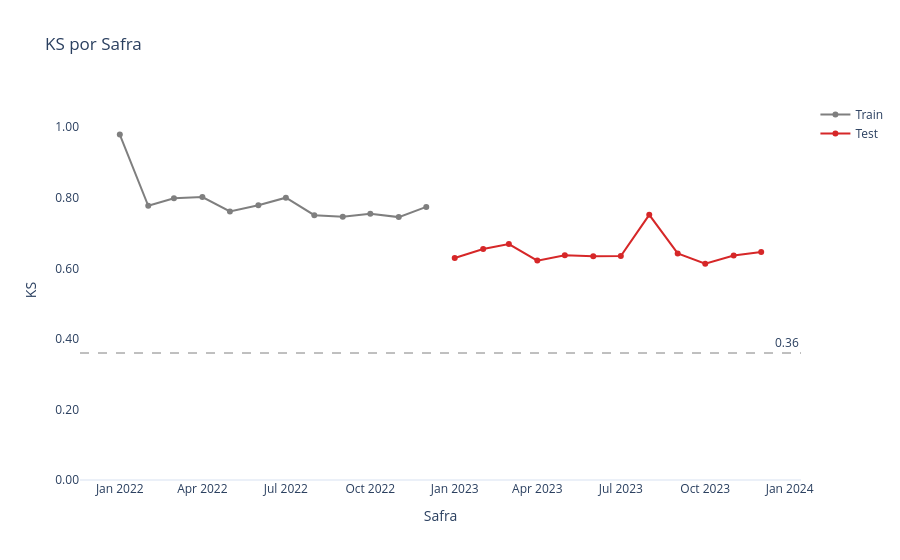

Notebook code cell kept with this figure:
### Markdown cell above
### KS

### Code cell
evaluator.plot_ks(
    title='KS por Safra',
    limite = 0.36
)

### Figure 1 — Plotly figure (JSON) as saved in the notebook; plotly's stock layout.template omitted (floating-point values rounded to 4 significant figures)
{"data": [{"customdata": [["202201", 1000], ["202202", 500], ["202203", 500], ["202204", 500], ["202205", 2000], ["202206", 1000], ["202207", 500], ["202208", 2000], ["202209", 2000], ["202210", 2000], ["202211", 1000], ["202212", 500]], "hovertemplate": "Safra: %{customdata[0]}<br>KS: %{y:.4f}<br>Volume: %{customdata[1]:,}", "line": {"color": "#7f7f7f"}, "marker": {"color": "#7f7f7f"}, "mode": "lines+markers", "name": "Train", "type": "scatter", "x": ["2022-01-01T00:00:00.000000000", "2022-02-01T00:00:00.000000000", "2022-03-01T00:00:00.000000000", "2022-04-01T00:00:00.000000000", "2022-05-01T00:00:00.000000000", "2022-06-01T00:00:00.000000000", "2022-07-01T00:00:00.000000000", "2022-08-01T00:00:00.000000000", "2022-09-01T00:00:00.000000000", "2022-10-01T00:00:00.000000000", "2022-11-01T00:00:00.000000000", "2022-12-01T00:00:00.000000000"], "y": [0.9792, 0.7773, 0.7984, 0.8019, 0.761, 0.7788, 0.8003, 0.7505, 0.7464, 0.7546, 0.7452, 0.7741]}, {"customdata": [["202301", 2000], ["202302", 1000], ["202303", 500], ["202304", 1000], ["202305", 2000], ["202306", 2000], ["202307", 2000], ["202308", 500], ["202309", 2000], ["202310", 2000], ["202311", 2000], ["202312", 1000]], "hovertemplate": "Safra: %{customdata[0]}<br>KS: %{y:.4f}<br>Volume: %{customdata[1]:,}", "line": {"color": "#d62728"}, "marker": {"color": "#d62728"}, "mode": "lines+markers", "name": "Test", "type": "scatter", "x": ["2023-01-01T00:00:00.000000000", "2023-02-01T00:00:00.000000000", "2023-03-01T00:00:00.000000000", "2023-04-01T00:00:00.000000000", "2023-05-01T00:00:00.000000000", "2023-06-01T00:00:00.000000000", "2023-07-01T00:00:00.000000000", "2023-08-01T00:00:00.000000000", "2023-09-01T00:00:00.000000000", "2023-10-01T00:00:00.000000000", "2023-11-01T00:00:00.000000000", "2023-12-01T00:00:00.000000000"], "y": [0.6295, 0.655, 0.6687, 0.6219, 0.6368, 0.634, 0.6351, 0.7517, 0.6422, 0.6128, 0.6363, 0.6461]}], "layout": {"annotations": [{"showarrow": false, "text": "0.36", "x": 1, "xanchor": "right", "xref": "x domain", "y": 0.36, "yanchor": "bottom", "yref": "y"}], "shapes": [{"line": {"color": "gray", "dash": "dash", "width": 1}, "type": "line", "x0": 0, "x1": 1, "xref": "x domain", "y0": 0.36, "y1": 0.36, "yref": "y"}], "title": {"text": "KS por Safra"}, "xaxis": {"showgrid": false, "title": {"text": "Safra"}}, "yaxis": {"range": [0, 1.077], "showgrid": false, "tickformat": ".2f", "title": {"text": "KS"}}}}
